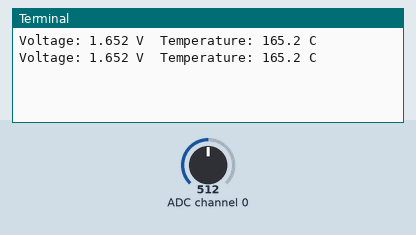
Recording of a program running on a simulated Raspberry Pi (BCM pin numbers). Parts: the last lines printed to the terminal. The inputs (shaded band) are chosen by the test bench; at power-on: ADC channel 0 = 512 (analog values on the 0–1023 scale).

Above: at 1.2 s.
1.3 s: ADC channel 0 set to 716
At 2.6 s:
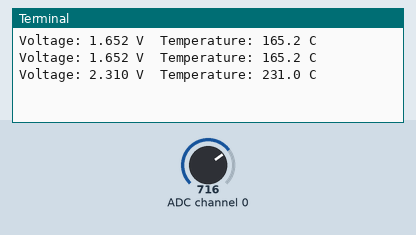
2.8 s: ADC channel 0 set to 900
At 3.8 s:
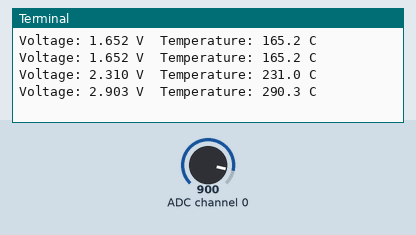
Timing chart, 0 to 5.8 s (numbered marks = the images above; inputs shaded):
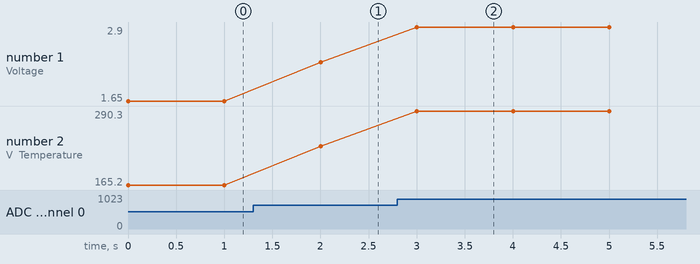

The program:

05_analog_temperature_lm35.py
```python
#!/usr/bin/env python3
"""Read an LM35 on MCP3008 CH0 (enable SPI; wire ADC per its data sheet)."""
from gpiozero import MCP3008
from time import sleep

# LM35 output is approximately 10 mV per degree C. MCP3008 VREF is assumed 3.3 V.
sensor = MCP3008(channel=0, max_voltage=3.3)
try:
    while True:
        volts = sensor.value * 3.3
        celsius = volts * 100.0
        print(f"Voltage: {volts:.3f} V  Temperature: {celsius:.1f} C")
        sleep(1)
finally:
    sensor.close()
```

Measured:
- after the input at 1.3 s, the terminal: prints a new line after 0.70 s (image 1)
- after the input at 2.8 s, the terminal: prints a new line after 0.20 s (image 2)
- plotted number 1: 1.65 → 2.31 after the input at 1.3 s, 2.31 → 2.9 after the input at 2.8 s
- plotted number 2: 165.2 → 231 after the input at 1.3 s, 231 → 290.3 after the input at 2.8 s
